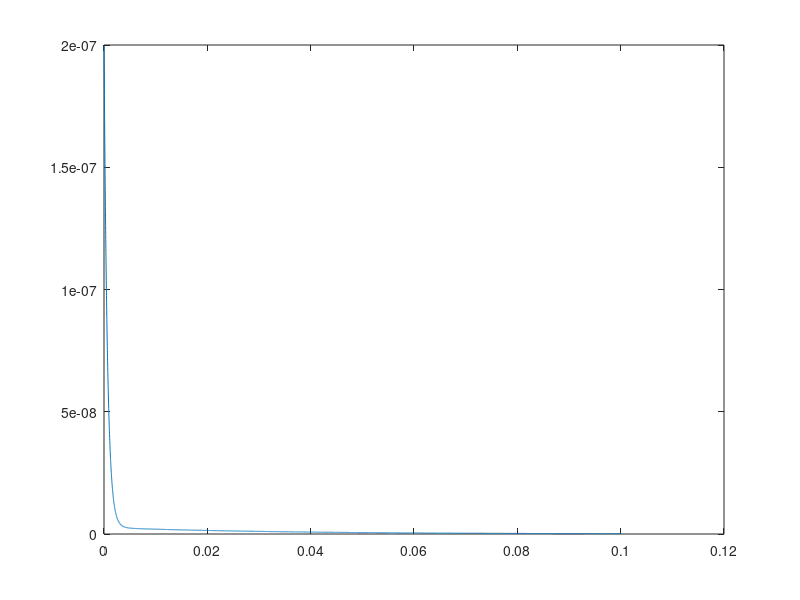
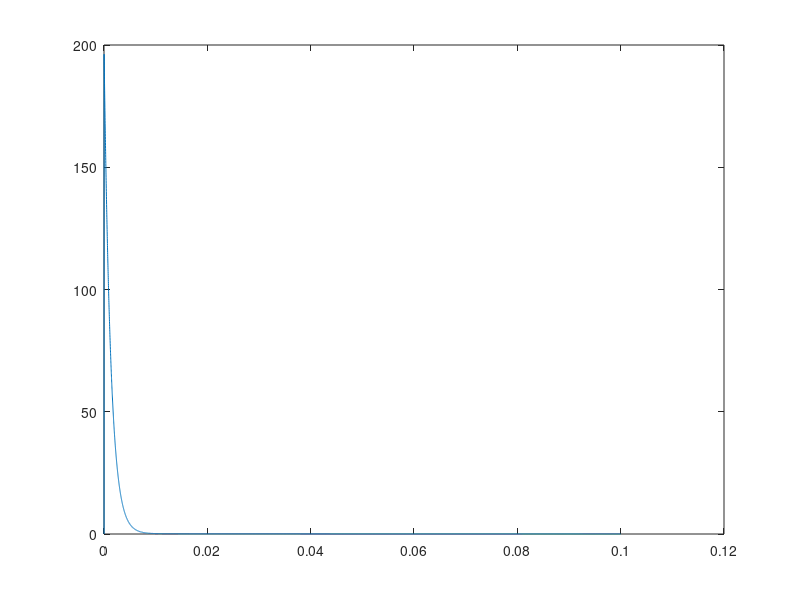

MATLAB code to generate these figures, in order:
clc, clear all
k=39.478;
b=6.283;
kp=300;kd=20;
Km=-[kp kd];
A=[0 1;-(k+k*kp) -(b+k*kd)];
P=[0.559997897612298   0.036790339997008
   0.036790339997008   0.002424912189936];
x0=[-1.724*10^-3;0.0389];
X=zeros(2,1000);
V(:,1)=1/2*x0'*P*x0;
X(:,1)=x0;
dt=10^-5;
x=x0;
for i=1:10000
    x=x+A*x*dt;
    V(i+1,1)=1/2*x'*P*x;
    X(:,i+1)=x;
    dF(:,i+1)=Km*A*x;
end
figure(4)
plot(dt*(1:10001),V)
figure(5)
plot(dt*(1:10001),dF)